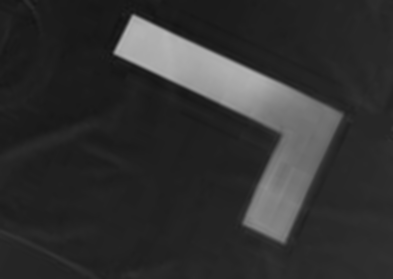
%> input picture letter.bmp, 393 x 279 px
$ octave run_D.m   (GNU Octave 9; MATLAB toolbox functions it lacks are replaced by stand-ins)
%> lines starting %> are read from the running program, lines starting %| are printed output that depends on the picture; in (x1, y1, x2, y2) boxes, pixels count from 0 and x2, y2 are one past the last pixel; in counts of white or black regions, pixels touching at a corner belong together; the program's own positions count from 1
%> further down, I is the input picture: size 279x393 uint8; min 19, max 183, mean 48.9
### intermeans.m
function [T,Iout] = intermeans(Iin)

    thres_curr = 0;
    thres_new = mean(Iin(:));
%> thres_new = 48.88

    while thres_curr ~= thres_new
        thres_curr = thres_new;

        mu1 = mean(Iin (Iin <= thres_curr));
        mu2 = mean(Iin (Iin >  thres_curr));

        thres_new = uint8((mu1+mu2)/2);
    end
%> this loop made 4 passes
%> (thres_curr, mu1, mu2, thres_new) on passes 1 to 4: (48.88, 34.17, 131.8, 83), (83, 34.6, 138.4, 86), (86, 34.65, 138.7, 87), (87, 34.67, 138.8, 87)
    T      = thres_new;
%> T = 87
    T_norm = double(thres_new)/255;
%> T_norm = 0.341
    Iout = imbinarize(Iin,T_norm);
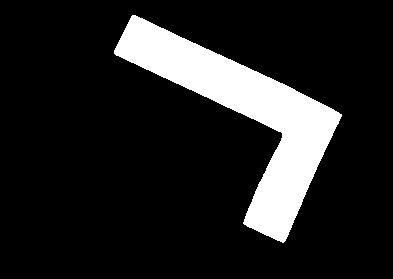
%> Iout: size 279x393 logical; 13.6% white; 1 white region, box (x1, y1, x2, y2) and area: (114, 15, 342, 243) 14961

end

### run_D.m
%%%%% Section D %%%%%
% This m file is used to test your code for Section D
% Ensure that when you run this script file
%--- 1.
I       = imread('./letter.bmp');
[T, I1] = intermeans(I);     % thresholding
%> T = 87
temp    = bwboundaries(I1);  % extract boundary
%> temp = 1 boundary; box (x1, y1, x2, y2) and points: (114, 15, 342, 243) 674
B       = fliplr(temp{1,1}); % extract boundary
%> B = 674 rows, first 12: [115 51; 116 50; 116 49; 117 48; 117 47; 118 46; 118 45; 119 44; 119 43; 120 42; 120 41; 121 40]
B1      = B(1:10:end,:);     % re-sample by taking every 10th data of B
%> B1 = 68 rows, first 12: [115 51; 120 41; 125 31; 130 21; 138 17; 148 22; 158 27; 168 31; 178 36; 188 41; 198 45; 208 50]

a_low   = -3;      % minimum allowable a
a_high  = 3;       % maximum allowable a

b_low   = -2000;   % minimum allowable b
b_high  = 2000;    % maximum allowable b

a_inc   = 0.05;    % increment
b_inc   = 1;       % increment

a       = [a_low:a_inc:a_high];
b       = [b_low:b_inc:b_high];

a_len   = size(a,2);
b_len   = size(b,2);

edges   = B1;
%> edges has the same summary as B1
table   = zeros([size(edges,1),size(a,2)]);
%> table: size 68x121 double; every value is 0
accumulator = zeros([b_len,a_len]);

edges_len = size(edges,1);
%> edges_len = 68
table_col_len = size(table,2);
%> table_col_len = 121
table_row_len = size(table,1);
%> table_row_len = 68

for a_i = 1:a_len
        for e = 1:edges_len
            x = edges(e,1);
            y = edges(e,2);
            table(e,a_i) = -(x)*a(a_i) + y;  % every row in table represents a line in a-b space
        end
end
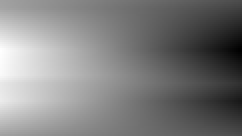
%> table: size 68x121 double (shown 2 times larger); min -901, max 1141, mean 116.5; drawn with min black and max white

for a_i = 1:table_col_len
    for b_j = 1:table_row_len
        offset = abs(b_low);
        b_curr = (table(b_j,a_i) + offset)/b_inc; % transform b by adding offset and divide by increment level
        if (b_curr >= 1)                          % ensure no zero or negative indices
            p = 0;
            q = a_i;
            if (b_curr > (ceil(b_curr) - b_inc/2))
                p = ceil(b_curr);
            elseif (b_curr <= (floor(b_curr) + b_inc/2))
                p = floor(b_curr);
            end
            accumulator(p, q) = accumulator(p, q) + 1;
        end
    end
end
%> after the loop, p = 1709; q = 121

A = flipud(accumulator);
% subplot(1,2,1);
% imshow(I);
% subplot(1,3,1);

imshow(I);
hold("on")

% detected lines and their gradient and intercept
x = (1:1:400)';

% for recording
table_grad_int = [];

n = 20; % number of extractions
for l = 1:n
    maximum = max(A(:));          % find the maximum cell(s)
    [r,c]   = find(A==maximum);   % find the indices of the maximum cell(s)
    r       = r(1);               % if multiple max detected, take the first one's row
    c       = c(1);               % if multiple max detected, take the first one's col
    mi      = a(c);               % use the row index to get the respective gradient
    bi      = b(b_len-r+1);       % use the col index to get the respective intercept
    table_grad_int(end+1,:) = [mi bi];
    plot(x,mi*x+bi,'LineWidth',1);
    A(r,c) = 0; % remove max
    hold("on")
end
%> this loop made 20 passes
%> (maximum, r, c, mi, bi) on passes 1, 2, 3, 4, 5, 6, 7, 8, 9, 15, 16, 17: (7, 2046, 70, 0.45, -45), (6, 1997, 70, 0.45, 4), (6, 1998, 70, 0.45, 3), (6, 2045, 70, 0.45, -44), (6, 2059, 71, 0.5, -58), (5, 1119, 16, -2.25, 882), (5, 1298, 21, -2, 703), (4, 1156, 10, -2.55, 845), (4, 1044, 11, -2.5, 957), (4, 1258, 18, -2.15, 743), (4, 1715, 20, -2.05, 286), (4, 1201, 21, -2, 800)
%> (maximum, c, r, mi, bi) on passes 10 to 14: (4, 11, 1169, -2.5, 832), (4, 12, 1181, -2.45, 820), (4, 15, 1103, -2.3, 898), (4, 15, 1104, -2.3, 897), (4, 16, 1120, -2.25, 881)
%> after the loop, table_grad_int = 20 rows, first 12: [0.45 -45; 0.45 4; 0.45 3; 0.45 -44; 0.5 -58; -2.25 882; -2 703; -2.55 845; -2.5 957; -2.5 832; -2.45 820; -2.3 898]
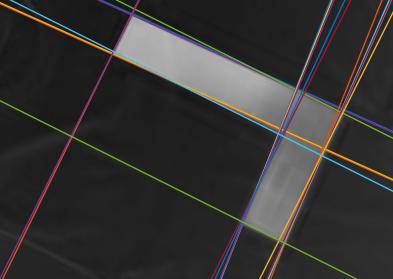
%> figure redrawn from the program's plot data

hold("off")
% subplot(1,3,2);
% scatter(table_grad_int(:,1),table_grad_int(:,2));
saveas(gcf,'letter_line','bmp');


% [17 lines of commented-out code are left out]

$ run again, with test2.bmp copied over letter.bmp
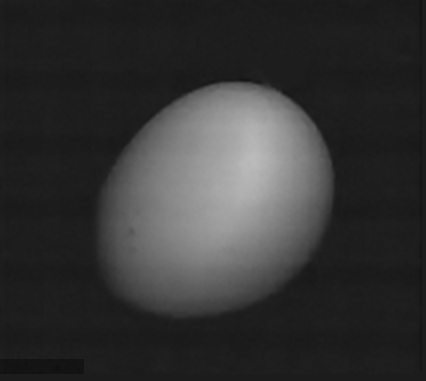
%> input picture test2.bmp, 426 x 381 px
%> I is the input picture: size 381x426 uint8; min 16, max 188, mean 52.1
%> in intermeans, `thres_new = mean(Iin(:));`: thres_new = 52.06
%> the loop in intermeans, `while thres_curr ~= thres_new` made 4 passes
%> (thres_curr, mu1, mu2, thres_new) on passes 1 to 4: (52.06, 28.86, 118.7, 74), (74, 30.3, 126.3, 78), (78, 30.71, 127.8, 79), (79, 30.81, 128.2, 79)
%> in intermeans, `T      = thres_new;`: T = 79
%> T_norm = 0.31
%> in intermeans, `Iout = imbinarize(Iin,T_norm);`:
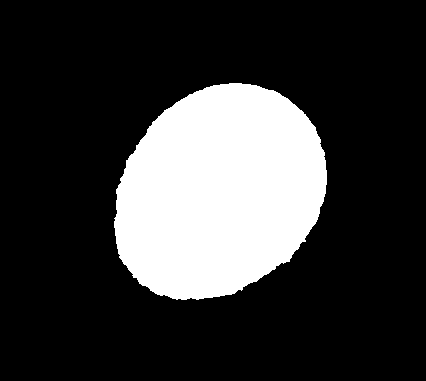
%> Iout: size 381x426 logical; 21.8% white; 1 white region, box (x1, y1, x2, y2) and area: (114, 83, 327, 300) 35412
%> `[T, I1] = intermeans(I);`: T = 79
%> temp = 1 boundary; box (x1, y1, x2, y2) and points: (114, 83, 327, 300) 632
%> B = 632 rows, first 12: [115 219; 116 218; 117 217; 117 216; 117 215; 118 214; 118 213; 118 212; 118 211; 117 210; 117 209; 117 208]
%> B1 = 64 rows, first 12: [115 219; 117 209; 118 199; 118 189; 121 179; 126 169; 129 160; 136 151; 141 142; 148 132; 153 123; 162 115]
%> edges has the same summary as B1
%> edges_len = 64
%> after the loop `for a_i = 1:table_col_len`: p = 1872; q = 121
%> the loop `for l = 1:n` made 20 passes
%> (r, c, mi, bi) on passes 1 to 8: (977, 10, -2.55, 1024), (993, 11, -2.5, 1008), (1009, 12, -2.45, 992), (1599, 24, -1.85, 402), (1606, 25, -1.8, 395), (1611, 26, -1.75, 390), (1613, 26, -1.75, 388), (1627, 28, -1.65, 374)
%> after the loop `for l = 1:n`: table_grad_int = 20 rows, first 12: [-2.55 1024; -2.5 1008; -2.45 992; -1.85 402; -1.8 395; -1.75 390; -1.75 388; -1.65 374; -1.5 695; -1.45 680; -1.4 665; -1.35 650]
%> after the loop `for l = 1:n`:
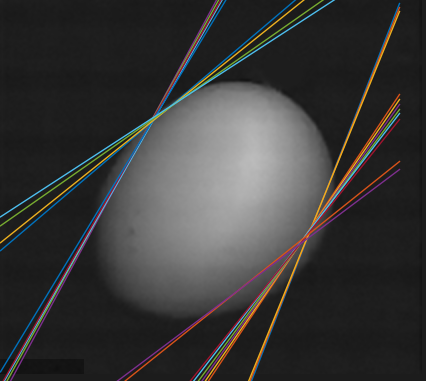
%> figure redrawn from the program's plot data
